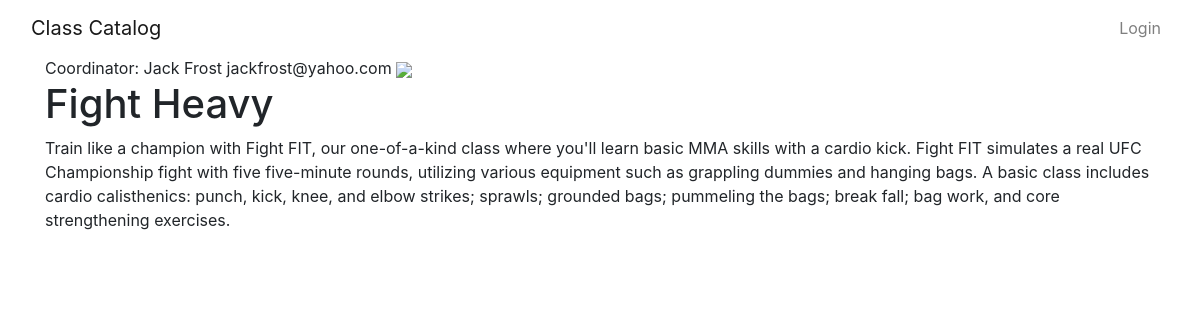
/categories/Boxing/8, run on the app's committed database.
### models.py (models this page shows, shortened)
class User(Base):
    __tablename__ = 'user'
    id = Column(Integer(), primary_key=True)
    name = Column(String(64), nullable=False)
    email = Column(String(250), nullable=False)
    picture = Column(String(250))

class ClassName(Base):
    __tablename__ = 'class'
    id = Column(Integer(), primary_key=True)
    class_name = Column(String(250), nullable=False)
    description = Column(Text(), nullable=False)
    category_id = Column(Integer(), ForeignKey('category.id'))
    category = relationship(Category)
    user_id = Column(Integer(), ForeignKey('user.id'))
    user = relationship(User)

### catalog.py (the view)
@app.route('/categories/<category_name>/<int:class_id>')
def class_description(category_name, class_id):
    category = session.query(Category).filter_by(category_name=category_name).one()
    item = session.query(ClassName).filter_by(id=class_id).one()
    creator = get_user_info(item.user_id)
    print(creator)
    if 'username' not in login_session:
        return render_template('publicclassdescription.html', category=category, item=item, creator=creator)
    return render_template('class_description.html', category=category, item=item, creator=creator)

### catalog.py (called while the page is built)
def get_user_info(user_id):
    user = session.query(User).filter_by(id=user_id).one()
    return user

### templates/publicclassdescription.html (shortened to what this page needs)
{% extends 'base.html' %}
{% block content %}
    <div class="container">
Coordinator:  {{creator.name}} {{ creator.email }}
<img src="'{{ creator.picture }}'">
<h1>{{item.class_name}}</h1>
{{item.description}}<br/>
{% endblock %}

### data on the page
User: name "Jack Frost", email "jackfrost@yahoo.com"
ClassName: class_name "Fight Heavy", description "Train like a champion with Fight FIT, our one-of-a-kind class where you'll learn basic MMA skills with a cardio kick. Fight FIT simulates a real UFC Championship fight with five five-minute rounds, utilizing various equipment such as grappling dummies and hanging bags. A basic class includes cardio calisthenics: punch, kick, knee, and elbow strikes; sprawls; grounded bags; pummeling the bags; break fall; bag work, and core strengthening exercises."
